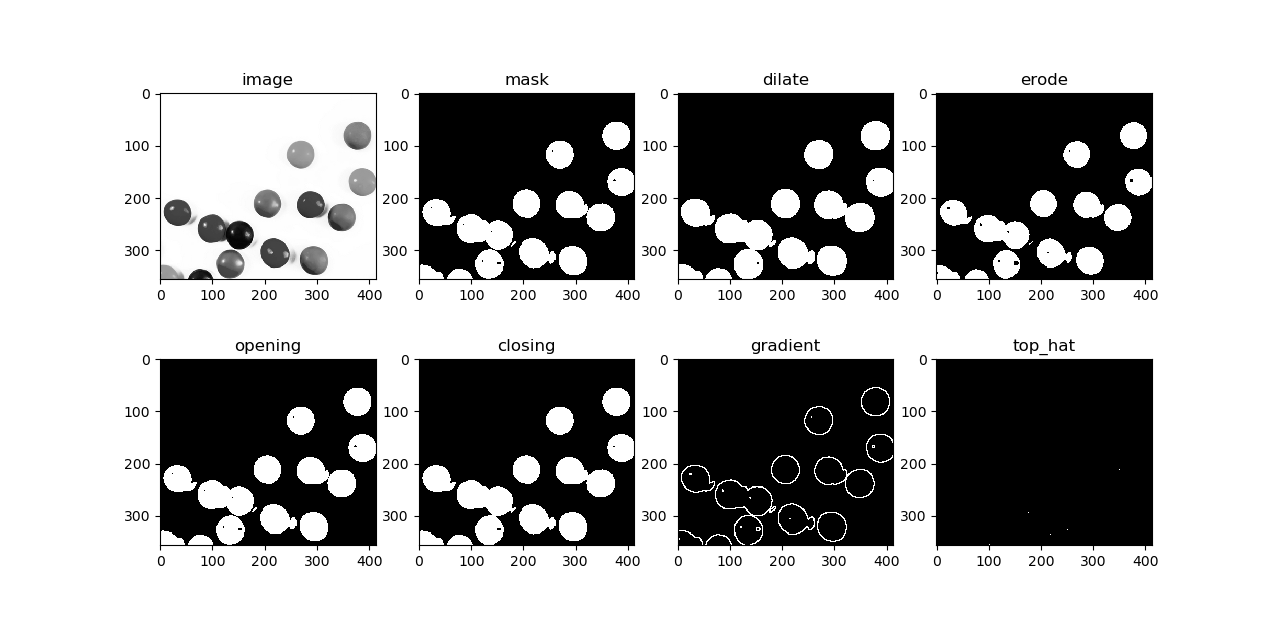

Write the Python code that produced this figure.
#!/usr/bin/env pyhton

import cv2
import numpy as np
import matplotlib.pyplot as plt

img = cv2.imread('smarties.png', 0)
_, mask  =  cv2.threshold(img, 220, 255, cv2.THRESH_BINARY_INV)

kern = np.ones((3,3), np.uint8)

dilate = cv2.dilate(mask, kern)
erode = cv2.erode(mask, kern)
opening = cv2.morphologyEx(mask, cv2.MORPH_OPEN, kern)
closing = cv2.morphologyEx(mask, cv2.MORPH_CLOSE, kern)
gradient = cv2.morphologyEx(mask, cv2.MORPH_GRADIENT, kern)
top_hat = cv2.morphologyEx(mask, cv2.MORPH_TOPHAT, kern)

titles = ['image', 'mask', 'dilate', 'erode', 'opening', 'closing', 'gradient', 'top_hat']
images = [img, mask, dilate, erode, opening, closing, gradient, top_hat]

for i in range(8):
    plt.subplot(2,4, i+1), plt.imshow(images[i], 'gray')
    plt.title(titles[i])
    plt.xticks(), plt.yticks()

plt.show()
